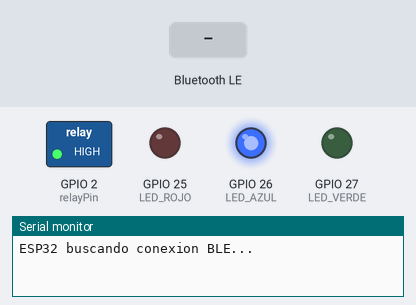
The sketch below on a simulated ESP32. Shown: switched loads named in the sketch (green lamp = pin HIGH), output pins drawn as LEDs (lit = HIGH), the last lines printed to the serial monitor. Inputs (shaded band) come from the test bench. Nothing arrives over Bluetooth unless stated; a phone connects over Bluetooth LE 3 s after start.

Above: at 1.2 s.
1.3 s: Bluetooth LE write "1" received
At 2.6 s:
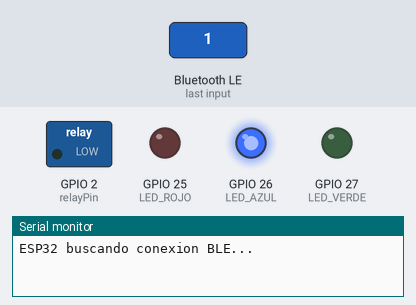
At 4.0 s:
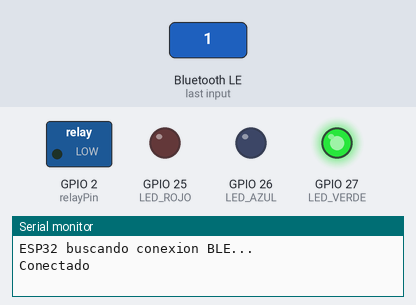
4.3 s: Bluetooth LE write "0" received
At 5.2 s:
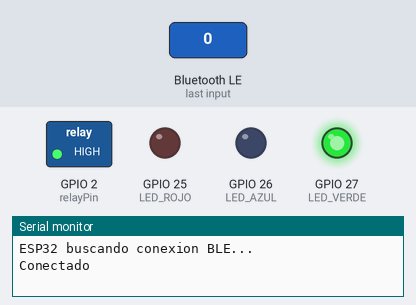
Timing chart, 0 to 7.3 s (numbered marks = the images above; inputs shaded):
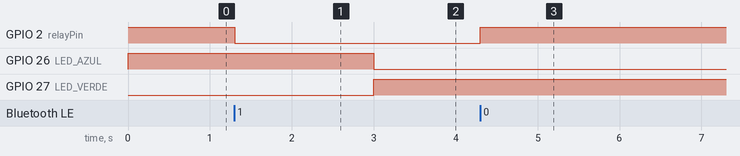

Measured:
- after the input at 1.3 s, GPIO 2 (relayPin): HIGH → LOW at once
- after the input at 4.3 s, GPIO 2 (relayPin): LOW → HIGH at once

The sketch:

Esp32_Foco.ino
```cpp
#include <BLEDevice.h>
#include <BLEServer.h>
#include <BLEUtils.h>
#include <BLE2902.h>

// Pines LEDs
#define LED_ROJO 25
#define LED_AZUL 26
#define LED_VERDE 27

// Relevador
const int relayPin = 2;

// UUIDs
#define SERVICE_UUID        "4fafc201-1fb5-459e-8fcc-c5c9c331914b"
#define CHARACTERISTIC_UUID "beb5483e-36e1-4688-b7f5-ea07361b26a8"

// Callbacks conexión BLE
class MyServerCallbacks: public BLEServerCallbacks {
  void onConnect(BLEServer* pServer) {
    // Solo verde encendido
    digitalWrite(LED_ROJO, LOW);
    digitalWrite(LED_AZUL, LOW);
    digitalWrite(LED_VERDE, HIGH);
    Serial.println("Conectado");
  }

  void onDisconnect(BLEServer* pServer) {
    // Solo rojo encendido
    digitalWrite(LED_ROJO, HIGH);
    digitalWrite(LED_AZUL, LOW);
    digitalWrite(LED_VERDE, LOW);

    BLEDevice::startAdvertising();
    Serial.println("Desconectado");
  }
};

// Recibir datos
class MyCallbacks: public BLECharacteristicCallbacks {
  void onWrite(BLECharacteristic *pCharacteristic) {
    String value = pCharacteristic->getValue();
    if (value.length() > 0) {
      if (value[0] == '1') digitalWrite(relayPin, LOW);
      if (value[0] == '0') digitalWrite(relayPin, HIGH);
    }
  }
};

void setup() {
  Serial.begin(115200);

  pinMode(relayPin, OUTPUT);
  digitalWrite(relayPin, HIGH);

  pinMode(LED_ROJO, OUTPUT);
  pinMode(LED_AZUL, OUTPUT);
  pinMode(LED_VERDE, OUTPUT);

  // Al encender: buscando / listo (solo azul)
  digitalWrite(LED_ROJO, LOW);
  digitalWrite(LED_AZUL, HIGH);
  digitalWrite(LED_VERDE, LOW);

  BLEDevice::init("ESP32_BLE_Axhel");
  BLEServer *pServer = BLEDevice::createServer();
  pServer->setCallbacks(new MyServerCallbacks());

  BLEService *pService = pServer->createService(SERVICE_UUID);

  BLECharacteristic *pCharacteristic = pService->createCharacteristic(
    CHARACTERISTIC_UUID,
    BLECharacteristic::PROPERTY_READ |
    BLECharacteristic::PROPERTY_WRITE
  );

  pCharacteristic->setCallbacks(new MyCallbacks());
  pService->start();

  BLEAdvertising *pAdvertising = BLEDevice::getAdvertising();
  pAdvertising->addServiceUUID(SERVICE_UUID);
  pAdvertising->setScanResponse(true);
  BLEDevice::startAdvertising();

  Serial.println("ESP32 buscando conexion BLE...");
}

void loop() {
  delay(10);
}
```
